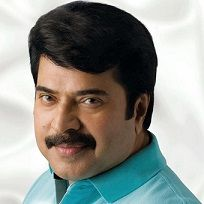
#> input picture mammootty.jpg, 204 x 204 px
$ python ps.py
#> lines starting #> are read from the running program, lines starting #| are printed output that depends on the picture
import cv2
import numpy as np
from skimage.metrics import peak_signal_noise_ratio

# Read the image
image = cv2.imread('mammootty.jpg', cv2.IMREAD_GRAYSCALE)
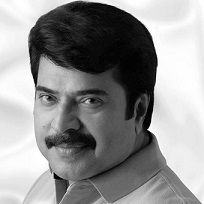
#> image: shape (204, 204); min 0, max 255, mean 145.3

# Add Gaussian noise to the image
mean = 0
stddev = 25
noise = np.random.normal(mean, stddev, image.shape)
noisy_image = np.clip(image + noise, 0, 255).astype(np.uint8)
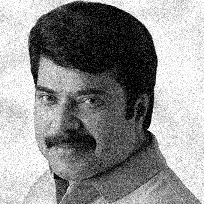
#> noisy_image: shape (204, 204); min 0, max 255, mean 143.8

# Define the size of the filter (e.g., 3x3)
filter_size = 3

# Apply averaging filter
filtered_image = cv2.blur(noisy_image, (filter_size, filter_size))
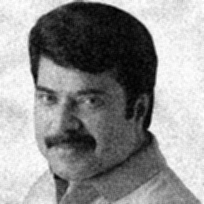
#> filtered_image: shape (204, 204); min 0, max 255, mean 143.8

# Calculate PSNR values
psnr_noisy = peak_signal_noise_ratio(image, noisy_image, data_range=255)
#> psnr_noisy = 21.27
psnr_filtered = peak_signal_noise_ratio(image, filtered_image, data_range=255)
#> psnr_filtered = 26.42

# Print PSNR values
print(f'PSNR of Noisy Image: {psnr_noisy:.2f} dB')
#| PSNR of Noisy Image: 21.27 dB
print(f'PSNR of Filtered Image: {psnr_filtered:.2f} dB')
#| PSNR of Filtered Image: 26.42 dB

# Display the original, noisy, and filtered images
cv2.imshow('Original Image', image)
cv2.imshow('Noisy Image', noisy_image)
cv2.imshow('Filtered Image', filtered_image)
cv2.waitKey(0)
cv2.destroyAllWindows()

$ run again, with elephant.jpg copied over mammootty.jpg
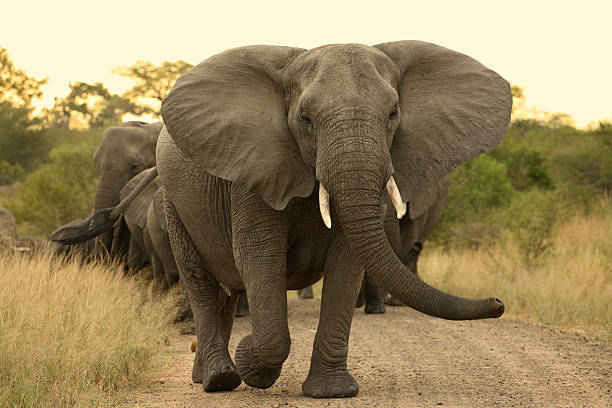
#> input picture elephant.jpg, 612 x 408 px
#> `image = cv2.imread('mammootty.jpg', cv2.IMREAD_GRAYSCALE)`:
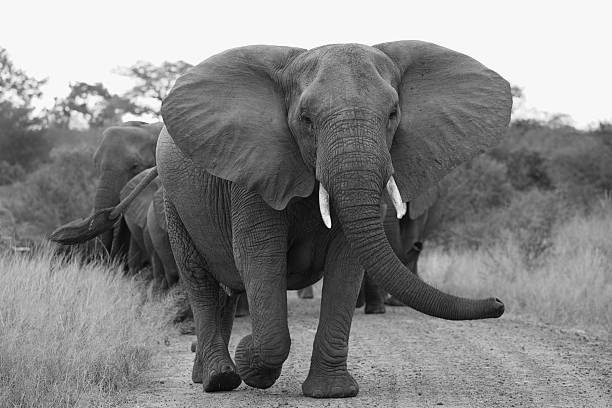
#> image: shape (408, 612); min 0, max 255, mean 133.9
#> `noisy_image = np.clip(image + noise, 0, 255).astype(np.uint8)`:
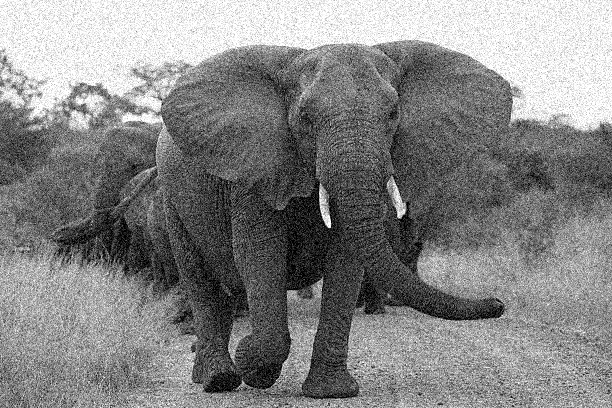
#> noisy_image: shape (408, 612); min 0, max 255, mean 132.5
#> psnr_noisy = 20.6
#> psnr_filtered = 25.84
#| PSNR of Noisy Image: 20.60 dB
#| PSNR of Filtered Image: 25.84 dB
